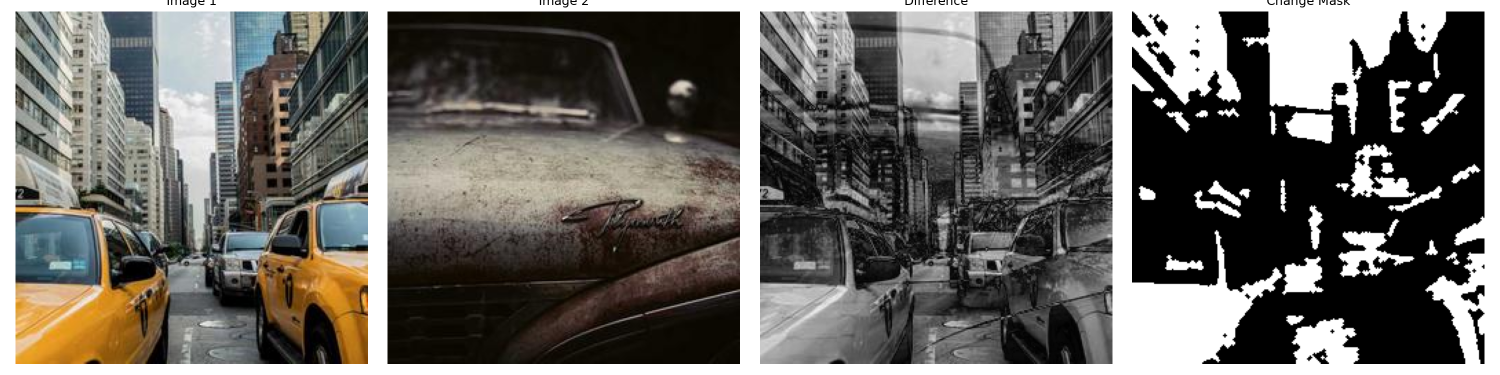
#> input picture reports/change_detection.png, 3000 x 750 px (shown at 1/2 size)
$ python pipeline.py ../reports/change_detection.png ../reports/change_detection.png
#> lines starting #> are read from the running program, lines starting #| are printed output that depends on the picture
### src/utils.py
import cv2
import numpy as np
import matplotlib
matplotlib.use('Agg')
import matplotlib.pyplot as plt
from pathlib import Path
import base64
from io import BytesIO

COLORMAP_DICT = {
    'inferno': cv2.COLORMAP_INFERNO,
    'viridis': cv2.COLORMAP_VIRIDIS,
    'jet': cv2.COLORMAP_JET,
    'turbo': cv2.COLORMAP_TURBO,
    'hot': cv2.COLORMAP_HOT,
    'magma': cv2.COLORMAP_MAGMA,
}

OVERLAY_COLORS = {
    'red': [255, 51, 68],        # #ff3344
    'green': [0, 230, 118],      # #00e676
    'cyan': [0, 229, 255],       # #00e5ff
    'yellow': [255, 234, 0],     # #ffea00
    'magenta': [255, 0, 128],    # #ff0080
    'orange': [255, 145, 0],     # #ff9100
    'sage': [93, 123, 111],      # #5D7B6F
    'cream': [234, 231, 214],    # #EAE7D6
}

def load_image(path: Path) -> np.ndarray:
    """Read an image (GeoTIFF/JP2/PNG/JPG) and convert to RGB float32 [0,1]."""
    img = cv2.imread(str(path), cv2.IMREAD_UNCHANGED)
#> img is the input picture: shape (750, 3000, 4); mean B, G, R, A 100.8, 105.4, 107.9, 255
    if img is None:
        raise FileNotFoundError(f"Could not read image at: {path}")
    if len(img.shape) == 2:
        img = cv2.cvtColor(img, cv2.COLOR_GRAY2RGB)
    elif img.shape[-1] == 4:
        img = img[..., :3]
#> img: shape (750, 3000, 3)
        img = cv2.cvtColor(img, cv2.COLOR_BGR2RGB)
    else:
        img = cv2.cvtColor(img, cv2.COLOR_BGR2RGB)
    return img.astype(np.float32) / 255.0
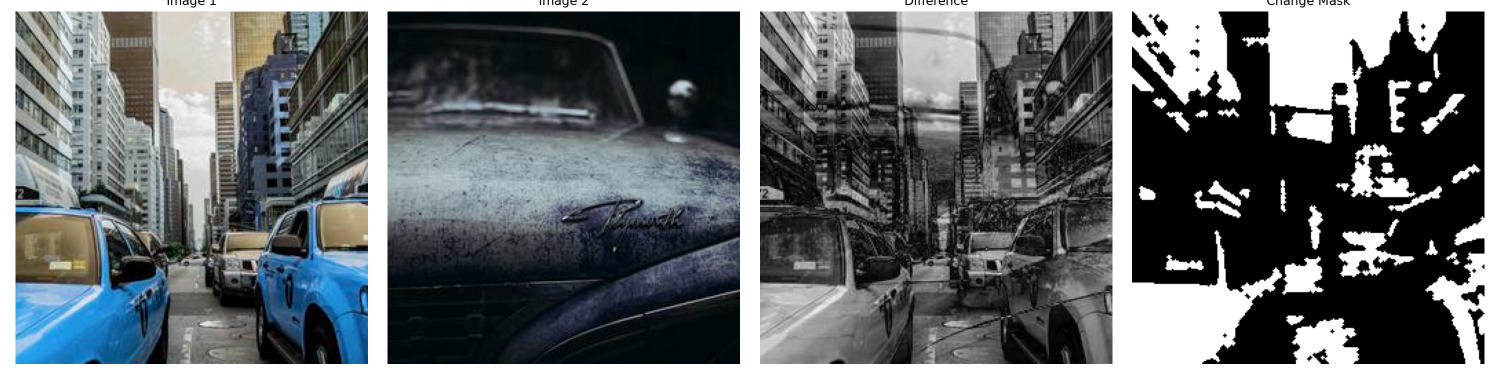
#> returned value: shape (750, 3000, 3) float32 (shown at 1/2 size); mean of channels 0, 1, 2 0.424, 0.414, 0.396; drawn as B, G, R

# [56 lines left out: functions load_image_from_bytes, register_images, not called in this run]

def compute_difference(img1: np.ndarray, img2: np.ndarray, method: str = "luminance") -> np.ndarray:
    """
    Compute pixel difference between two images.
    Methods:
    - 'luminance': Perceptual weighted grayscale difference
    - 'euclidean': L2 norm across RGB channels normalized to [0, 1]
    """
#> called with method = 'luminance'
    # Resize img2 to img1 if dimensions differ
    if img1.shape[:2] != img2.shape[:2]:
        img2 = cv2.resize(img2, (img1.shape[1], img1.shape[0]), interpolation=cv2.INTER_LINEAR)

    diff = np.abs(img2 - img1)
#> diff: shape (750, 3000, 3) float32; every value is 0
    if method == "euclidean":
        diff_val = np.sqrt(np.sum(diff ** 2, axis=2)) / np.sqrt(3.0)
    else:
        diff_val = np.dot(diff, [0.2989, 0.5870, 0.1140])
#> diff_val: shape (750, 3000) float64; every value is 0
    return np.clip(diff_val, 0.0, 1.0)

def apply_threshold(diff: np.ndarray, method: str = "otsu", value: float = None) -> np.ndarray:
    """
    Threshold difference image to produce binary mask [0, 1].
    Maintains compatibility with legacy signature.
    """
    mask, _ = apply_threshold_with_val(diff, method=method, value=value)
    return mask

def apply_threshold_with_val(diff: np.ndarray, method: str = "otsu", value: float = None) -> tuple[np.ndarray, float]:
    """
    Threshold difference image and return both the binary mask and the normalized threshold cutoff (0.0 to 1.0).
    """
#> called with method = 'otsu'
    diff_uint8 = np.clip(diff * 255.0, 0, 255).astype(np.uint8)
#> diff_uint8: shape (750, 3000); every value is 0

    if method == "otsu":
        otsu_val, mask = cv2.threshold(diff_uint8, 0, 255, cv2.THRESH_BINARY + cv2.THRESH_OTSU)
#> otsu_val = 0
        cutoff = float(otsu_val) / 255.0
#> cutoff = 0
    elif method == "triangle":
        tri_val, mask = cv2.threshold(diff_uint8, 0, 255, cv2.THRESH_BINARY + cv2.THRESH_TRIANGLE)
        cutoff = float(tri_val) / 255.0
    elif method == "fixed" and value is not None:
        cutoff = float(np.clip(value, 0.0, 1.0))
        _, mask = cv2.threshold(diff_uint8, int(cutoff * 255), 255, cv2.THRESH_BINARY)
    else:
        otsu_val, mask = cv2.threshold(diff_uint8, 0, 255, cv2.THRESH_BINARY + cv2.THRESH_OTSU)
        cutoff = float(otsu_val) / 255.0

    return (mask // 255).astype(np.uint8), cutoff

def clean_mask(mask: np.ndarray, min_area: int = 30, kernel_size: int = 3, morph_op: str = "open_close") -> np.ndarray:
    """
    Clean mask using morphological operations and connected-component area filtering.
    """
    cleaned, _ = clean_mask_with_stats(mask, min_area=min_area, kernel_size=kernel_size, morph_op=morph_op)
    return cleaned

def clean_mask_with_stats(mask: np.ndarray, min_area: int = 30, kernel_size: int = 3, morph_op: str = "open_close") -> tuple[np.ndarray, dict]:
    """
    Clean mask and return blob morphology statistics.
    """
#> called with min_area = 30, kernel_size = 3, morph_op = 'open_close'
    k = max(1, kernel_size)
    if k % 2 == 0:
        k += 1
    kernel = cv2.getStructuringElement(cv2.MORPH_ELLIPSE, (k, k))

    working_mask = mask.astype(np.uint8)
    if morph_op == "open_close":
        opened = cv2.morphologyEx(working_mask, cv2.MORPH_OPEN, kernel, iterations=1)
        morphed = cv2.morphologyEx(opened, cv2.MORPH_CLOSE, kernel, iterations=1)
    elif morph_op == "open":
        morphed = cv2.morphologyEx(working_mask, cv2.MORPH_OPEN, kernel, iterations=1)
    elif morph_op == "close":
        morphed = cv2.morphologyEx(working_mask, cv2.MORPH_CLOSE, kernel, iterations=1)
    else:
        morphed = working_mask

    num_labels, labels, stats, _ = cv2.connectedComponentsWithStats(morphed, connectivity=8)
#> labels: shape (750, 3000) int32; every value is 0
#> num_labels = 1; stats = [[0, 0, 3000, 750, 2250000]]
    cleaned = np.zeros_like(morphed, dtype=np.uint8)

    blob_areas = []
    for i in range(1, num_labels):
        area = int(stats[i, cv2.CC_STAT_AREA])
        if area >= min_area:
            cleaned[labels == i] = 1
            blob_areas.append(area)
#> after the loop, blob_areas = []

    stats_dict = {
        "blob_count": len(blob_areas),
        "blob_areas": blob_areas,
        "max_blob_area": int(max(blob_areas)) if blob_areas else 0,
        "mean_blob_area": round(float(np.mean(blob_areas)), 1) if blob_areas else 0.0
    }
#> stats_dict = {'blob_count': 0, 'blob_areas': [], 'max_blob_area': 0, 'mean_blob_area': 0}
    return cleaned, stats_dict

# [93 lines left out: functions create_heatmap, create_overlay, compute_histogram, to_base64_png, generate_summary_figure_bytes, not called in this run]

### src/pipeline.py
import argparse
from pathlib import Path
import matplotlib.pyplot as plt
import utils

def main(args):
    img1 = utils.load_image(Path(args.image1))
    img2 = utils.load_image(Path(args.image2))

    if args.register:
        img2 = utils.register_images(img1, img2)

    diff = utils.compute_difference(img1, img2)
    mask = utils.apply_threshold(diff, method=args.thresh_method, value=args.thresh_value)
    mask = utils.clean_mask(mask, min_area=args.min_blob)

    # visualisation
    fig, axs = plt.subplots(1, 4, figsize=(20, 5))
    axs[0].imshow(img1)
    axs[0].set_title('Image 1')
    axs[1].imshow(img2)
    axs[1].set_title('Image 2')
    axs[2].imshow(diff, cmap='gray')
    axs[2].set_title('Difference')
    axs[3].imshow(mask, cmap='gray')
    axs[3].set_title('Change Mask')
    for ax in axs:
        ax.axis('off')
    plt.tight_layout()
    out_path = Path(args.out_dir) / 'change_detection.png'
    out_path.parent.mkdir(parents=True, exist_ok=True)
    plt.savefig(out_path, dpi=150)
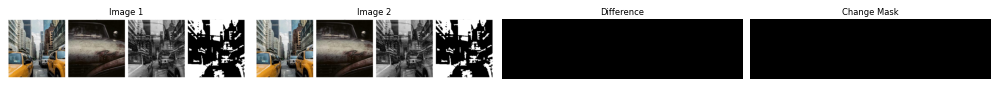
#> figure drawn by matplotlib, 4 panels
    print(f"Result saved to {out_path}")

if __name__ == '__main__':
    parser = argparse.ArgumentParser(description='Satellite change detection pipeline')
    parser.add_argument('image1', help='Path to earlier image')
    parser.add_argument('image2', help='Path to later image')
    parser.add_argument('--register', action='store_true', help='Run image registration')
    parser.add_argument('--thresh_method', default='otsu', choices=['otsu', 'fixed'], help='Thresholding method')
    parser.add_argument('--thresh_value', type=float, default=None, help='Fixed threshold (0-1) if using fixed method')
    parser.add_argument('--min_blob', type=int, default=30, help='Minimum pixel area for a change region')
    parser.add_argument('--out_dir', default='reports', help='Directory for output images')
    args = parser.parse_args()
    main(args)
